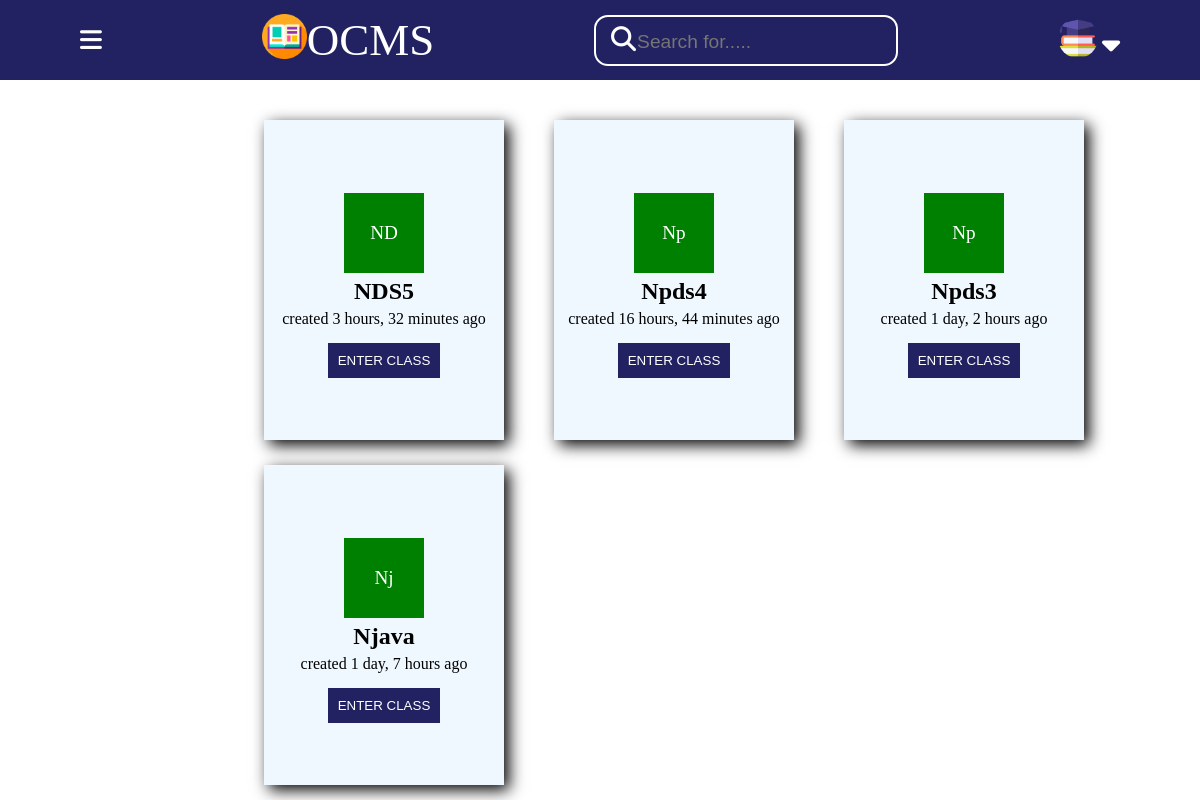
Page /student_room/ (signed in) on the committed database.
### base/models.py (models this page shows, shortened)
class Room(models.Model):
    course_id=models.CharField(max_length=100)
    teacher=models.CharField(max_length=100)
    name = models.CharField(max_length=200) #set it to host.subject_name during declaration by default
    description = models.TextField(null=True, blank=True)
    avatar = models.ImageField(null=True, default="avatar.svg")
    room_code=models.CharField(max_length=100)
    updated = models.DateTimeField(auto_now=True)
    created = models.DateTimeField(auto_now_add=True)
    class Meta:
        ordering = ['-updated', '-created']

### base/views.py (the view)
# urls.py: path("student_room/",views.student_room,name="student-room"),
@login_required(login_url='check')
def student_room(request):
    Student_User=get_object_or_404(Student,user=request.user)
    rooms=Student_User.rooms.all
    context={'rooms':rooms}
    return render(request,'base/student_room.html',context)

### base/templates/base/student_room.html (shortened to what this page needs)
{% load static %}
<!DOCTYPE html>
<html lang="en">
<head>
    <link rel="stylesheet" href="{% static 'styles/join_room.css' %}">
</head>
<body>
    <div class="wrapper">
    <div class="nav">
        <i id="dropdown" class=" dropdown fa-solid fa-bars"></i>
     <div class="logo"><img src="{% static 'images/1414305.png' %}" class="img">
        <p style="font-size: 45px;">OCMS</p></div>
        <div class="search">
        <i class=" icon fa-solid fa-magnifying-glass"></i>
        <input type="text" placeholder="Search for.....">
        </div>
        <div class="profile">
            <img src="{% static 'images/4430487.png' %}" class="pic">
            <i class="dropdowm-icon fa-solid fa-caret-down"></i>
        </div>
    </div>
</div>
<div class="wrapper2">
    <div id="classinfo" class="classinfo">
        {% for room in rooms %}
        <div class="card card1">
        <div class="classicon">
            {{ room.name|slice:":2" }}
        </div>
          <h2>{{room.name}}</h2>
          <p>created {{room.created | timesince}} ago</p>
            <div class="below">
                <button id="buttonset"><a href="{% url 'sroom' room.id %}">ENTER CLASS</a></button>
            </div>
        </div>
        {% endfor %}
    </div>
</div>
</body>
</html>

### static/styles/join_room.css (style rules this page uses)
* { margin: 0; border: 0; box-sizing: border-box; }
body { height: 100vh; width: 100vw; display: flex; flex-direction: column; }
.img { height: 45px; }
.nav { width: 100vw; height: 10vh; background-color:rgb(34, 34, 99); position: absolute; top:0; display: flex; justify-content: space-around; align-items: center; color: white; }
.nav input { border: none; outline: none; background: transparent; color: white; font-size: larger; }
.pic { height: 40px; width: 40px; border-radius: 50%; }
.search { border: 2px solid white; padding: 10px; border-radius: 14px; }
.icon { font-size: 25px; color: white; position: relative; left: 5px; }
.dropdowm-icon { position: relative; bottom:3px; font-size: 29px; color: white; }
.logo { display: flex; }
.dropdown { font-size: 25px; }
.wrapper2 { display: flex; flex-direction: column; position: relative; position: absolute; top:15vh; left: 22vw; }
.classicon { height: 80px; width: 80px; background-color: green; display: flex; justify-content: center; align-items: center; color: white; font-size: larger; }
.classinfo { display: grid; grid-template-columns: 1fr 1fr 1fr; gap: 15px; column-gap: 50px; row-gap: 25px; }
.classinfo .card { height: 40vh; width: 20vw; background-color: aliceblue; display: flex; gap: 5px; box-shadow: 5px 5px 15px; flex-direction: column; justify-content: center; align-items: center; transition: transform; transition-duration: 1.5s; }
.card button a { text-decoration: none; color: white; }
.card button { padding: 10px; border: none; background-color: rgb(34, 34, 99); color: white; }
.below { display: flex; flex-direction: column; gap: 6px; }
.below button { width: 70%; margin: 0 auto; }
#buttonset { width: 100%; position: relative; top: 10px; }

### rows in the picture
Room: name "ND", name "NDS5", created "3 hours, 32 minutes"
Room: name "Np", name "Npds4", created "16 hours, 44 minutes"
Room: name "Np", name "Npds3", created "1 day, 2 hours"
Room: name "Nj", name "Njava", created "1 day, 7 hours"
